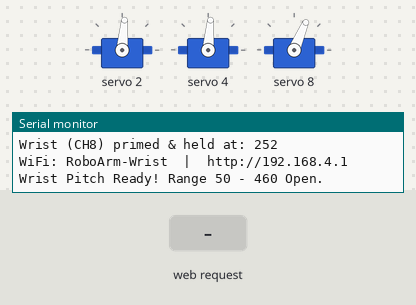
The sketch below on a simulated ESP32. On the bench: 3 × servo, the last lines printed to the serial monitor. The test bench sets the inputs (shaded band).

Above: at 1.2 s.
1.3 s: HTTP request GET /set?pulse=1 received
At 2.4 s:
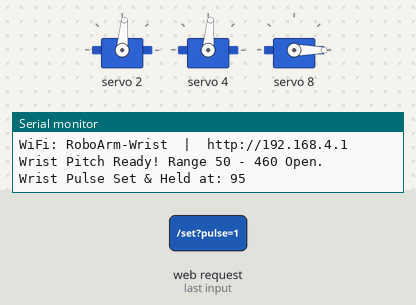
2.8 s: HTTP request GET /step?delta=120 received
At 3.6 s:
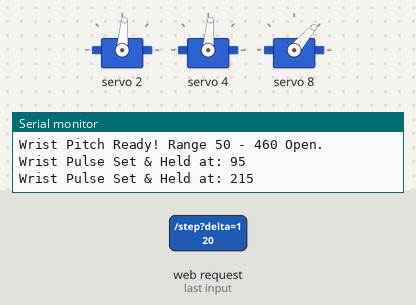
4.3 s: HTTP request GET /step?pulse=120&delta=120 received
At 4.7 s:
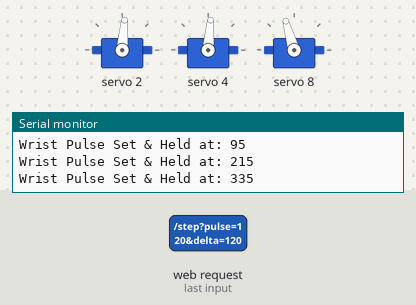
5.8 s: HTTP request GET /step?delta=120 received
At 7.0 s:
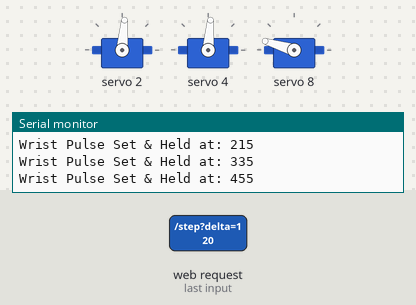
7.3 s: HTTP request GET /set?pulse=0 received
At 8.2 s:
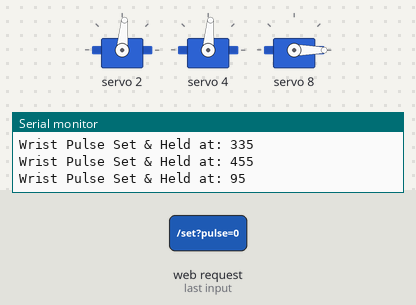
Timing chart, 0 to 9.8 s (numbered marks = the images above; inputs shaded):
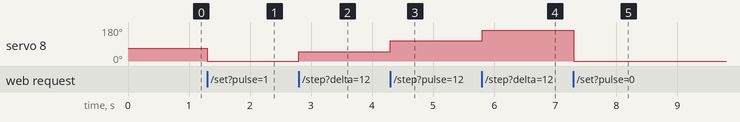

The sketch:

wrist_calib.ino
```cpp
#include <Wire.h>
#include <Adafruit_PWMServoDriver.h>
#include <WiFi.h>
#include <WebServer.h>

// ─────────────────────────────────────────
//  PCA9685 Config
// ─────────────────────────────────────────
Adafruit_PWMServoDriver pwm = Adafruit_PWMServoDriver();
#define SERVO_FREQ 50

// ─────────────────────────────────────────
//  Joint Channels & Calibrated Defaults
// ─────────────────────────────────────────
const int SHOULDER_CH = 2;  // MG996R — Locked at 290
const int ELBOW_CH    = 4;  // MG996R — Locked at 290
const int WRIST_CH    = 8;  // MG90S  — Wrist Pitch on CH8

const int ARM_LOCK_PULSE = 290;

// CALIBRATED BASE/HOME VALUE: 252 | UPPER LIMIT: 460
int currentWristPulse = 252;

// ─────────────────────────────────────────
//  WiFi AP Config
// ─────────────────────────────────────────
const char* ssid     = "RoboArm-Wrist";
const char* password = "roboarm123";

WebServer server(80);

void lockArmJoints() {
  pwm.setPWM(SHOULDER_CH, 0, ARM_LOCK_PULSE);
  pwm.setPWM(ELBOW_CH, 0, ARM_LOCK_PULSE);
}

void setWristPulse(int p) {
  // Final Calibrated Safe Limits: 95 (Full Down) to 460 (Full Up)
  currentWristPulse = constrain(p, 95, 460);
  pwm.setPWM(WRIST_CH, 0, currentWristPulse);
  Serial.printf("Wrist Pulse Set & Held at: %d\n", currentWristPulse);
}

void stepWrist(int delta) {
  setWristPulse(currentWristPulse + delta);
}

void cutAllPower() {
  for (int ch = 0; ch < 16; ch++) {
    pwm.setPWM(ch, 0, 0);
  }
  Serial.println("All PWM Cut!");
}

// ─────────────────────────────────────────
//  Web UI (Deep-Down Range Explorer)
// ─────────────────────────────────────────
const char HTML[] PROGMEM = R"rawliteral(
<!DOCTYPE html>
<html lang="en">
<head>
<meta charset="UTF-8"/>
<meta name="viewport" content="width=device-width,initial-scale=1.0"/>
<title>Wrist Pitch Lower Limit Finder (CH 8)</title>
<style>
  @import url('https://fonts.googleapis.com/css2?family=Inter:wght@400;600;700&display=swap');
  *{margin:0;padding:0;box-sizing:border-box;}
  body{
    font-family:'Inter',sans-serif;
    background:#0a0b10;
    color:#e5e7eb;
    min-height:100vh;
    display:flex;
    flex-direction:column;
    align-items:center;
    padding:16px;
  }
  .card{
    background:#12141e;
    border:1px solid #1f2335;
    border-radius:24px;
    padding:24px 20px;
    width:100%;
    max-width:440px;
    box-shadow:0 12px 40px rgba(0,0,0,0.5);
    text-align:center;
  }
  h1{font-size:1.35rem;font-weight:700;color:#38bdf8;margin-bottom:4px;}
  .subtitle{font-size:0.8rem;color:#94a3b8;margin-bottom:12px;}
  .lock-badge{
    display:inline-block;padding:4px 12px;
    background:#05966920;border:1px solid #10b98140;
    border-radius:12px;font-size:0.75rem;color:#10b981;margin-bottom:16px;
  }

  .box{
    background:#0f172a;border:1px solid #1e293b;
    border-radius:16px;padding:16px 14px;margin-bottom:14px;text-align:left;
  }
  .box-title{font-size:0.85rem;font-weight:700;color:#38bdf8;margin-bottom:4px;}
  .box-desc{font-size:0.75rem;color:#64748b;margin-bottom:12px;line-height:1.4;}

  .hero-val{font-size:2.5rem;font-weight:700;color:#38bdf8;text-align:center;margin:4px 0 12px;}
  input[type=range]{width:100%;height:8px;border-radius:4px;background:#1e293b;outline:none;margin-bottom:14px;}

  .btn-grid{display:grid;grid-template-columns:1fr 1fr;gap:10px;margin-bottom:10px;}
  .btn{
    padding:14px 8px;font-size:0.88rem;font-weight:700;border:none;
    border-radius:12px;cursor:pointer;transition:all 0.1s ease;
  }
  .btn:active{transform:scale(0.96);}

  /* UP BUTTONS */
  .btn-up-lg{background:#8b5cf6;color:#fff;}
  .btn-up-md{background:#6366f1;color:#fff;}
  .btn-up-sm{background:#4f46e5;color:#e0e7ff;font-size:0.8rem;padding:10px;}

  /* DOWN BUTTONS */
  .btn-dn-lg{background:#0284c7;color:#fff;}
  .btn-dn-md{background:#0ea5e9;color:#fff;}
  .btn-dn-sm{background:#38bdf8;color:#0f172a;font-size:0.8rem;padding:10px;}

  .btn-home{
    width:100%;padding:13px;background:#1e293b;border:1px solid #334155;
    color:#f8fafc;font-size:0.88rem;font-weight:700;border-radius:10px;cursor:pointer;margin-top:6px;
  }

  .preset-grid{display:grid;grid-template-columns:repeat(5,1fr);gap:6px;margin-top:10px;}
  .btn-pre{
    padding:8px 2px;background:#1e293b;border:1px solid #334155;
    color:#cbd5e1;border-radius:8px;font-size:0.75rem;font-weight:700;cursor:pointer;
  }

  .btn-cut{
    width:100%;padding:14px;background:#7f1d1d;border:1px solid #ef444455;
    color:#fca5a5;font-size:0.92rem;font-weight:700;border-radius:12px;cursor:pointer;margin-top:4px;
  }
  .status{margin-top:14px;font-size:0.82rem;color:#10b981;min-height:18px;font-weight:600;}
  .limits-box{
    background:#1e1b4b;border:1px solid #4338ca;border-radius:12px;
    padding:10px;margin-bottom:12px;font-size:0.75rem;color:#c7d2fe;line-height:1.4;text-align:center;
  }
</style>
</head>
<body>
<div class="card">
  <h1>🦾 WRIST PITCH (CH 8)</h1>
  <p class="subtitle">Fully Calibrated Range: 95 → 460</p>
  <span class="lock-badge">🔒 Shoulder (CH2) & Elbow (CH4) Locked at 290</span>

  <div class="limits-box">
    <b>Wrist Pitch Final Calibration:</b><br/>
    MIN DOWN = <b>95</b> &nbsp;|&nbsp; HOME = <b>252</b> &nbsp;|&nbsp; MAX UP = <b>460</b>
  </div>

  <!-- ── Current Position Hero & Slider ── -->
  <div class="box">
    <div class="box-title">📍 Live Position / Pulse (95 → 460)</div>
    <div class="hero-val" id="disp">252</div>
    <input type="range" min="95" max="460" value="252" id="slider" oninput="onSlide(this.value)" onchange="sendPulse(this.value)">

    <div class="preset-grid">
      <button class="btn-pre" onclick="sendPulse(95)">95 (Full DN)</button>
      <button class="btn-pre" onclick="sendPulse(170)">170 (Med DN)</button>
      <button class="btn-pre" onclick="sendPulse(252)">252 (HOME)</button>
      <button class="btn-pre" onclick="sendPulse(350)">350 (Med UP)</button>
      <button class="btn-pre" onclick="sendPulse(460)">460 (Full UP)</button>
    </div>
  </div>

  <!-- ── Step & Hold Buttons ── -->
  <div class="box">
    <div class="box-title">⚡ Step Down Testing (Find Where It Stops)</div>
    <div class="box-desc">
      Micro DOWN (-5 / -10) se dekho exact kis number par jaakar full down hota hai:
    </div>

    <!-- Micro Steps for Precision Testing -->
    <div class="btn-grid">
      <button class="btn btn-dn-sm" onclick="step(-5)">⬇ Micro DN (-5)</button>
      <button class="btn btn-dn-sm" onclick="step(-10)">⬇ Step DN (-10)</button>
    </div>

    <div class="btn-grid">
      <button class="btn btn-up-sm" onclick="step(+5)">⬆ Micro UP (+5)</button>
      <button class="btn btn-up-sm" onclick="step(+10)">⬆ Step UP (+10)</button>
    </div>

    <button class="btn-home" onclick="sendPulse(252)">🏠 RETURN HOME (252)</button>
  </div>

  <button class="btn-cut" onclick="cutPower()">⚠️ CUT ALL POWER (PWM 0)</button>
  <div class="status" id="status">Ready. Lower limit range 50 - 100 open!</div>
</div>

<script>
let currentVal = 252;

function setStatus(msg){document.getElementById('status').innerText = msg;}

function updateUI(val){
  currentVal = parseInt(val);
  document.getElementById('disp').innerText = currentVal;
  document.getElementById('slider').value = currentVal;
}

function onSlide(v){
  document.getElementById('disp').innerText = v;
}

function sendPulse(p){
  updateUI(p);
  setStatus('Holding pulse: ' + p);
  fetch('/set?pulse=' + p)
    .then(r => r.text())
    .then(m => setStatus(m))
    .catch(() => setStatus('Connection Error!'));
}

function step(delta){
  let target = currentVal + delta;
  if(target < 95) target = 95;
  if(target > 460) target = 460;
  sendPulse(target);
}

function cutPower(){
  fetch('/cut').then(() => setStatus('All PWM Cut! Motor Relaxed.'));
}
</script>
</body>
</html>
)rawliteral";

// ─────────────────────────────────────────
//  HTTP Handlers
// ─────────────────────────────────────────
void handleRoot() { server.send_P(200, "text/html", HTML); }

void handleSet() {
  if (server.hasArg("pulse")) {
    int p = server.arg("pulse").toInt();
    setWristPulse(p);
    server.send(200, "text/plain", "Locked & Holding at: " + String(currentWristPulse));
  } else {
    server.send(400, "text/plain", "Missing pulse");
  }
}

void handleStep() {
  if (server.hasArg("delta")) {
    int d = server.arg("delta").toInt();
    stepWrist(d);
    server.send(200, "text/plain", "Stepped to: " + String(currentWristPulse));
  } else {
    server.send(400, "text/plain", "Missing delta");
  }
}

void handleCut() {
  cutAllPower();
  server.send(200, "text/plain", "All Power Cut");
}

// ─────────────────────────────────────────
//  Setup & Loop
// ─────────────────────────────────────────
void setup() {
  Serial.begin(115200);
  Serial.println("\n=== Wrist Pitch Lower Limit Finder (CH 8) ===");

  pwm.begin();
  pwm.setOscillatorFrequency(27000000);
  pwm.setPWMFreq(SERVO_FREQ);
  delay(50);

  // Lock heavy arm joints
  lockArmJoints();
  Serial.println("Shoulder (CH2) & Elbow (CH4) locked at 290");

  // Prime wrist to calibrated position (252)
  setWristPulse(currentWristPulse);
  Serial.printf("Wrist (CH8) primed & held at: %d\n", currentWristPulse);

  // Silence all other channels
  for (int ch = 0; ch < 16; ch++) {
    if (ch != SHOULDER_CH && ch != ELBOW_CH && ch != WRIST_CH) {
      pwm.setPWM(ch, 0, 0);
    }
  }

  WiFi.softAP(ssid, password);
  Serial.printf("WiFi: %s  |  http://%s\n", ssid, WiFi.softAPIP().toString().c_str());

  server.on("/",     handleRoot);
  server.on("/set",  handleSet);
  server.on("/step", handleStep);
  server.on("/cut",  handleCut);
  server.begin();

  Serial.println("Wrist Pitch Ready! Range 50 - 460 Open.");
}

void loop() {
  server.handleClient();
}
```

Measured:
- after the input at 1.3 s, servo 8: 67° → 0° at once
- after the input at 2.8 s, servo 8: 0° → 49° at once
- after the input at 4.3 s, servo 8: 49° → 106° at once
- after the input at 5.8 s, servo 8: 106° → 163° at once
- after the input at 7.3 s, servo 8: 163° → 0° at once
